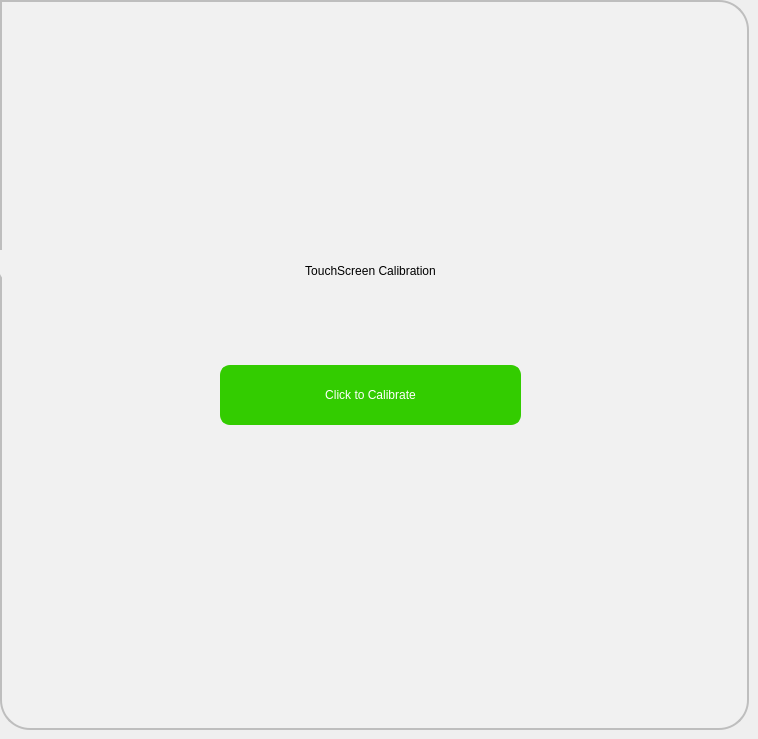
   <widget class="QWidget" name="tabTouchscreen">
    <attribute name="title">
     <string>Touch Screen</string>
    </attribute>
    <widget class="QFrame" name="frame_3">
     <property name="geometry">
      <rect>
       <x>0</x>
       <y>0</y>
       <width>749</width>
       <height>730</height>
      </rect>
     </property>
     <property name="styleSheet">
      <string notr="true">background-color: rgb(241, 241, 241);
	 border: 2px solid #C4C4C3;
    border-bottom-color: #C2C7CB; /* same as the pane color */
    border-bottom-left-radius: 30px;
border-bottom-right-radius: 30px;
    border-top-right-radius: 30px;
color: rgb(0, 0, 0);
font: 75 16pt &quot;Roboto Medium&quot;;
border-color:  rgb(190, 190, 190);



</string>
     </property>
     <property name="frameShape">
      <enum>QFrame::StyledPanel</enum>
     </property>
     <property name="frameShadow">
      <enum>QFrame::Raised</enum>
     </property>
     <widget class="QLabel" name="label_3">
      <property name="geometry">
       <rect>
        <x>-3</x>
        <y>250</y>
        <width>747</width>
        <height>41</height>
       </rect>
      </property>
      <property name="styleSheet">
       <string notr="true">border-width: 0px;</string>
      </property>
      <property name="text">
       <string>TouchScreen Calibration</string>
      </property>
      <property name="alignment">
       <set>Qt::AlignCenter</set>
      </property>
     </widget>
     <widget class="QPushButton" name="pbTouchCalibrate">
      <property name="geometry">
       <rect>
        <x>220</x>
        <y>365</y>
        <width>301</width>
        <height>60</height>
       </rect>
      </property>
      <property name="focusPolicy">
       <enum>Qt::ClickFocus</enum>
      </property>
      <property name="styleSheet">
       <string notr="true">QPushButton{
background-color: rgb(51, 204, 0);
border-width: 2px;
border-color: rgb(51, 204, 0);
border-style: solid;
border-radius: 10;
color: rgb(255, 255, 255);
font: 80 22pt &quot;Roboto Medium&quot;;
}
QPushButton:disabled { 
background-color: rgb(204, 244, 198);
border-width: 2px;
border-color: rgb(127, 143, 127);
border-style: solid;
border-radius: 10;
color: rgb(0, 0, 0);
font: 75 16pt &quot;Roboto Medium&quot;;
}
QPushButton:pressed {
background-color: rgb(24, 163, 3);
border-width: 2px;
border-color: rgb(24, 163, 3);
border-style: solid;
border-radius: 10;
color: rgb(255, 255, 255);
font: 75 16pt &quot;Roboto Medium&quot;;
}
QPushButton:down {
background-color: rgb(24, 163, 3);
border-width: 2px;
border-color: rgb(24, 163, 3);
border-style: solid;
border-radius: 10;
color: rgb(0, 0, 0);
font: 75 16pt &quot;Roboto Medium&quot;;
}
QPushButton:default {
background-color: rgb(241, 241, 241);
border-width: 2px;
border-color: rgb(21, 100, 192);
border-style: solid;
border-radius: 10;
color: rgb(0, 0, 0);
font: 75 16pt &quot;Roboto Medium&quot;;
}
</string>
      </property>
      <property name="text">
       <string>Click to Calibrate</string>
      </property>
     </widget>
    </widget>
   </widget>
